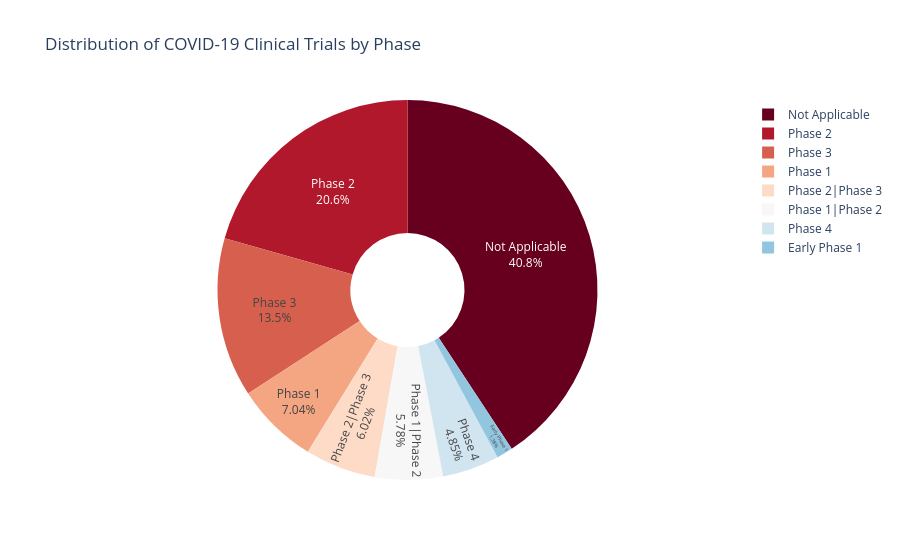

The notebook cell this image was saved under:
### Code cell
fig = px.pie(values=phase_counts.values, names=phase_counts.index, 
             title="Distribution of COVID-19 Clinical Trials by Phase", hole=0.3,
             color_discrete_sequence=px.colors.sequential.RdBu)
fig.update_traces(textposition='inside', textinfo='percent+label')
fig.show()

### Figure 1 — Plotly figure (JSON) as saved in the notebook; plotly's stock layout.template omitted (floating-point values rounded to 4 significant figures)
{"data": [{"domain": {"x": [0.0, 1.0], "y": [0.0, 1.0]}, "hole": 0.3, "hovertemplate": "label=%{label}<br>value=%{value}<extra></extra>", "labels": ["Not Applicable", "Phase 2", "Phase 3", "Phase 1", "Phase 2|Phase 3", "Phase 1|Phase 2", "Phase 4", "Early Phase 1"], "legendgroup": "", "name": "", "showlegend": true, "textinfo": "percent+label", "textposition": "inside", "type": "pie", "values": [1354, 685, 450, 234, 200, 192, 161, 46]}], "layout": {"legend": {"tracegroupgap": 0}, "piecolorway": ["rgb(103,0,31)", "rgb(178,24,43)", "rgb(214,96,77)", "rgb(244,165,130)", "rgb(253,219,199)", "rgb(247,247,247)", "rgb(209,229,240)", "rgb(146,197,222)", "rgb(67,147,195)", "rgb(33,102,172)", "rgb(5,48,97)"], "title": {"text": "Distribution of COVID-19 Clinical Trials by Phase"}}}
